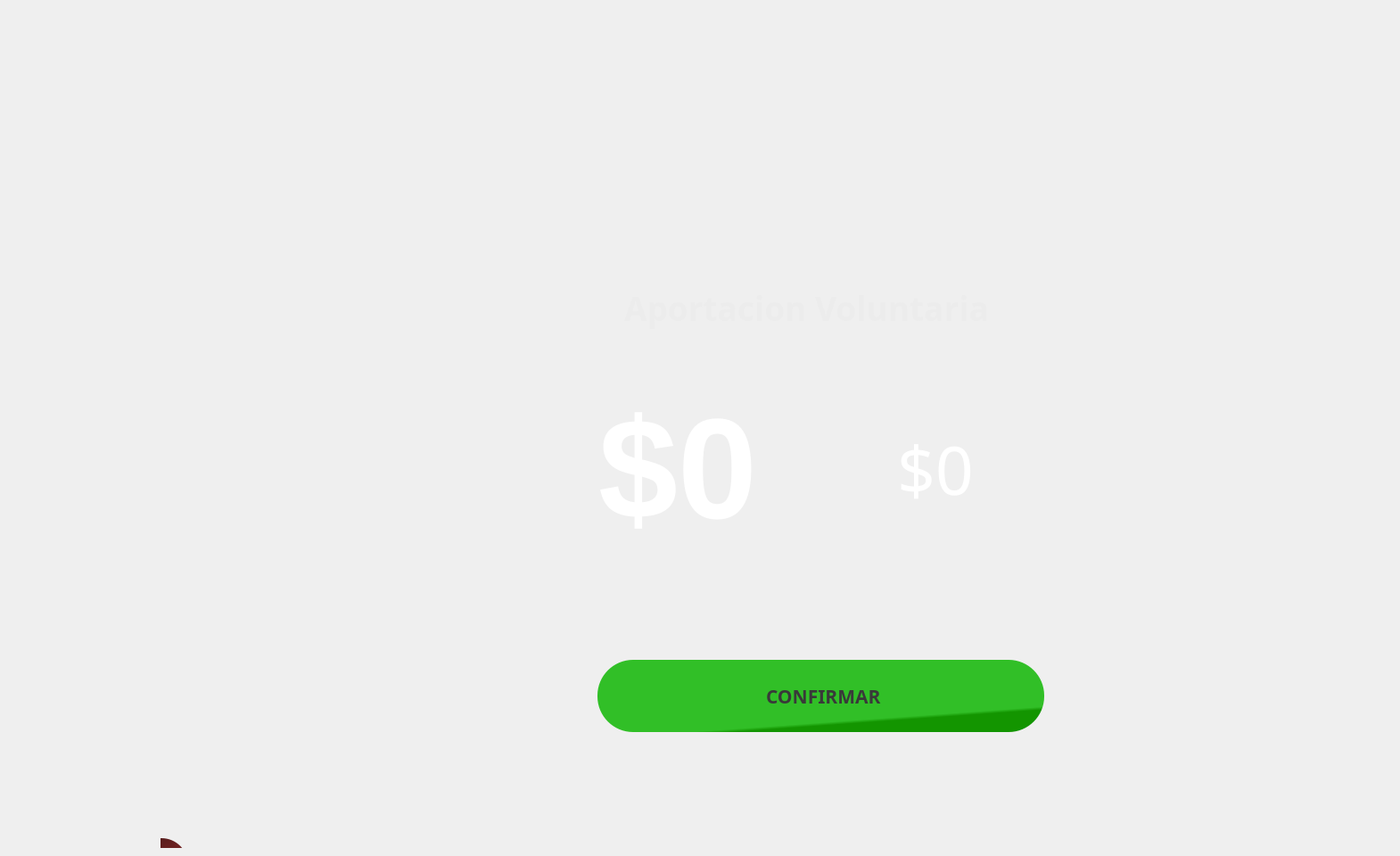
   <widget class="QWidget" name="page_16">
    <widget class="QGroupBox" name="gcobrar_6">
     <property name="geometry">
      <rect>
       <x>180</x>
       <y>140</y>
       <width>1381</width>
       <height>811</height>
      </rect>
     </property>
     <property name="styleSheet">
      <string notr="true">background-color: rgb(128, 128, 128);
background-color:qlineargradient(spread:pad, x1:1, y1:0, x2:0, y2:1, stop:0 rgba(49, 176, 243, 255), stop:1 rgba(65, 122, 192, 255));
background-color:transparent;
border-radius:10%;</string>
     </property>
     <property name="title">
      <string/>
     </property>
     <widget class="QLabel" name="label_104">
      <property name="geometry">
       <rect>
        <x>-29</x>
        <y>-40</y>
        <width>251</width>
        <height>21</height>
       </rect>
      </property>
      <property name="font">
       <font>
        <family>Sans Serif</family>
        <pointsize>16</pointsize>
        <weight>75</weight>
        <italic>false</italic>
        <bold>true</bold>
       </font>
      </property>
      <property name="styleSheet">
       <string notr="true">background-color:transparent;
color:rgb(101, 179, 0)</string>
      </property>
      <property name="text">
       <string/>
      </property>
     </widget>
     <widget class="QLabel" name="ltime_26">
      <property name="geometry">
       <rect>
        <x>520</x>
        <y>180</y>
        <width>451</width>
        <height>51</height>
       </rect>
      </property>
      <property name="font">
       <font>
        <family>Droid Sans</family>
        <pointsize>28</pointsize>
        <weight>75</weight>
        <italic>false</italic>
        <bold>true</bold>
       </font>
      </property>
      <property name="styleSheet">
       <string notr="true">background-color:transparent;
color:rgb(236, 236, 236);
</string>
      </property>
      <property name="text">
       <string>Aportacion Voluntaria</string>
      </property>
     </widget>
     <widget class="QPushButton" name="bcancelar_8">
      <property name="enabled">
       <bool>true</bool>
      </property>
      <property name="geometry">
       <rect>
        <x>-130</x>
        <y>800</y>
        <width>161</width>
        <height>81</height>
       </rect>
      </property>
      <property name="font">
       <font>
        <family>Ubuntu Mono</family>
        <pointsize>16</pointsize>
        <weight>75</weight>
        <italic>false</italic>
        <bold>true</bold>
        <underline>false</underline>
       </font>
      </property>
      <property name="toolTip">
       <string>Ayuda</string>
      </property>
      <property name="toolTipDuration">
       <number>3</number>
      </property>
      <property name="whatsThis">
       <string extracomment="help"/>
      </property>
      <property name="styleSheet">
       <string notr="true">background-color: rgb(128, 128, 128);
background-color:rgb(220, 220, 220);
color:rgb(206, 206, 206);
background-color:qlineargradient(spread:pad, x1:1, y1:0, x2:0, y2:1, stop:0 rgba(231, 98, 98, 255), stop:1 rgba(200, 98, 98, 255));
background-color:qlineargradient(spread:pad, x1:0, y1:0, x2:1, y2:1, stop:0 rgba(18, 18, 18, 255), stop:1 rgba(192, 47, 47, 255));
border-radius:30%;</string>
      </property>
      <property name="text">
       <string>CANCELAR</string>
      </property>
      <property name="icon">
       <iconset>
        <normaloff>../iconos/cancel.png</normaloff>../iconos/cancel.png</iconset>
      </property>
      <property name="iconSize">
       <size>
        <width>30</width>
        <height>30</height>
       </size>
      </property>
     </widget>
     <widget class="QPushButton" name="bconfirmaPropina">
      <property name="geometry">
       <rect>
        <x>490</x>
        <y>600</y>
        <width>501</width>
        <height>81</height>
       </rect>
      </property>
      <property name="font">
       <font>
        <family>Ubuntu Mono</family>
        <pointsize>16</pointsize>
        <weight>75</weight>
        <italic>false</italic>
        <bold>true</bold>
        <underline>false</underline>
       </font>
      </property>
      <property name="toolTip">
       <string>Ayuda</string>
      </property>
      <property name="toolTipDuration">
       <number>3</number>
      </property>
      <property name="whatsThis">
       <string extracomment="help"/>
      </property>
      <property name="styleSheet">
       <string notr="true">background-color: rgb(128, 128, 128);
background-color:rgb(220, 220, 220);
color:rgb(57, 57, 57);
background-color:rgb(25, 166, 68);
background-color:qlineargradient(spread:pad, x1:0.682786, y1:0.29, x2:1, y2:1, stop:0.584821 rgba(49, 191, 39, 255), stop:0.633929 rgba(19, 149, 0, 255));
border-radius:40%;</string>
      </property>
      <property name="text">
       <string> CONFIRMAR</string>
      </property>
      <property name="iconSize">
       <size>
        <width>40</width>
        <height>40</height>
       </size>
      </property>
     </widget>
     <widget class="QGroupBox" name="groupBox_2">
      <property name="geometry">
       <rect>
        <x>320</x>
        <y>170</y>
        <width>1021</width>
        <height>461</height>
       </rect>
      </property>
      <property name="styleSheet">
       <string notr="true">background-color:transparent;</string>
      </property>
      <property name="title">
       <string/>
      </property>
      <widget class="QWidget" name="layoutWidget_25">
       <property name="geometry">
        <rect>
         <x>20</x>
         <y>100</y>
         <width>801</width>
         <height>231</height>
        </rect>
       </property>
       <layout class="QGridLayout" name="gridLayout_16">
        <item row="0" column="1">
         <spacer name="horizontalSpacer_31">
          <property name="orientation">
           <enum>Qt::Horizontal</enum>
          </property>
          <property name="sizeHint" stdset="0">
           <size>
            <width>40</width>
            <height>20</height>
           </size>
          </property>
         </spacer>
        </item>
        <item row="0" column="5">
         <spacer name="horizontalSpacer_32">
          <property name="orientation">
           <enum>Qt::Horizontal</enum>
          </property>
          <property name="sizeHint" stdset="0">
           <size>
            <width>40</width>
            <height>20</height>
           </size>
          </property>
         </spacer>
        </item>
        <item row="0" column="2" colspan="2">
         <widget class="QLabel" name="valvol">
          <property name="sizePolicy">
           <sizepolicy hsizetype="MinimumExpanding" vsizetype="Preferred">
            <horstretch>0</horstretch>
            <verstretch>0</verstretch>
           </sizepolicy>
          </property>
          <property name="maximumSize">
           <size>
            <width>620</width>
            <height>16777212</height>
           </size>
          </property>
          <property name="font">
           <font>
            <family>Ubuntu</family>
            <pointsize>120</pointsize>
            <weight>75</weight>
            <italic>false</italic>
            <bold>true</bold>
           </font>
          </property>
          <property name="styleSheet">
           <string notr="true">background-color:transparent;
color:rgb(255, 255, 255);
border-radius:40%</string>
          </property>
          <property name="lineWidth">
           <number>3</number>
          </property>
          <property name="text">
           <string>$0</string>
          </property>
         </widget>
        </item>
        <item row="0" column="8">
         <widget class="QLabel" name="label_47">
          <property name="styleSheet">
           <string notr="true">background-color:transparent;</string>
          </property>
          <property name="text">
           <string/>
          </property>
         </widget>
        </item>
        <item row="0" column="6">
         <widget class="QLabel" name="lsegundoCosto">
          <property name="sizePolicy">
           <sizepolicy hsizetype="MinimumExpanding" vsizetype="Preferred">
            <horstretch>0</horstretch>
            <verstretch>0</verstretch>
           </sizepolicy>
          </property>
          <property name="maximumSize">
           <size>
            <width>620</width>
            <height>16777212</height>
           </size>
          </property>
          <property name="font">
           <font>
            <family>Sans</family>
            <pointsize>56</pointsize>
            <weight>50</weight>
            <italic>false</italic>
            <bold>false</bold>
           </font>
          </property>
          <property name="styleSheet">
           <string notr="true">background-color:transparent;
color:rgb(255, 255, 255);
border-radius:40%</string>
          </property>
          <property name="lineWidth">
           <number>3</number>
          </property>
          <property name="text">
           <string>$0</string>
          </property>
         </widget>
        </item>
        <item row="0" column="7">
         <spacer name="horizontalSpacer_33">
          <property name="orientation">
           <enum>Qt::Horizontal</enum>
          </property>
          <property name="sizeHint" stdset="0">
           <size>
            <width>40</width>
            <height>20</height>
           </size>
          </property>
         </spacer>
        </item>
       </layout>
      </widget>
     </widget>
    </widget>
   </widget>
